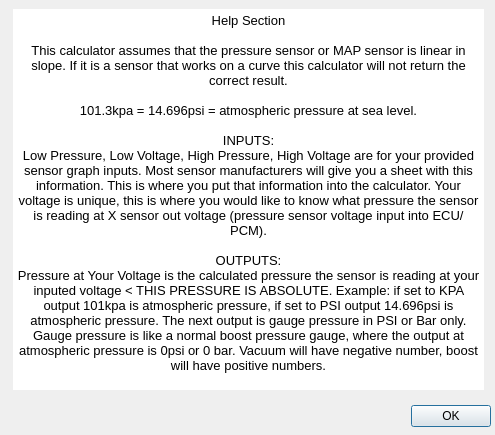
<?xml version="1.0" encoding="UTF-8"?>
<ui version="4.0">
 <class>helpPage</class>
 <widget class="QDialog" name="helpPage">
  <property name="geometry">
   <rect>
    <x>0</x>
    <y>0</y>
    <width>495</width>
    <height>435</height>
   </rect>
  </property>
  <property name="windowTitle">
   <string>Dialog</string>
  </property>
  <widget class="QDialogButtonBox" name="helpButtonBox">
   <property name="geometry">
    <rect>
     <x>150</x>
     <y>400</y>
     <width>341</width>
     <height>32</height>
    </rect>
   </property>
   <property name="orientation">
    <enum>Qt::Orientation::Horizontal</enum>
   </property>
   <property name="standardButtons">
    <set>QDialogButtonBox::StandardButton::Ok</set>
   </property>
   <property name="centerButtons">
    <bool>false</bool>
   </property>
  </widget>
  <widget class="QTextEdit" name="textEdit">
   <property name="geometry">
    <rect>
     <x>13</x>
     <y>9</y>
     <width>471</width>
     <height>381</height>
    </rect>
   </property>
   <property name="frameShape">
    <enum>QFrame::Shape::NoFrame</enum>
   </property>
   <property name="html">
    <string>&lt;!DOCTYPE HTML PUBLIC &quot;-//W3C//DTD HTML 4.0//EN&quot; &quot;http://www.w3.org/TR/REC-html40/strict.dtd&quot;&gt;
&lt;html&gt;&lt;head&gt;&lt;meta name=&quot;qrichtext&quot; content=&quot;1&quot; /&gt;&lt;meta charset=&quot;utf-8&quot; /&gt;&lt;style type=&quot;text/css&quot;&gt;
p, li { white-space: pre-wrap; }
hr { height: 1px; border-width: 0; }
li.unchecked::marker { content: &quot;\2610&quot;; }
li.checked::marker { content: &quot;\2612&quot;; }
&lt;/style&gt;&lt;/head&gt;&lt;body style=&quot; font-family:'Ubuntu'; font-size:10pt; font-weight:400; font-style:normal;&quot;&gt;
&lt;p align=&quot;center&quot; style=&quot; margin-top:0px; margin-bottom:0px; margin-left:0px; margin-right:0px; -qt-block-indent:0; text-indent:0px;&quot;&gt;Help Section&lt;/p&gt;
&lt;p align=&quot;center&quot; style=&quot;-qt-paragraph-type:empty; margin-top:0px; margin-bottom:0px; margin-left:0px; margin-right:0px; -qt-block-indent:0; text-indent:0px;&quot;&gt;&lt;br /&gt;&lt;/p&gt;
&lt;p align=&quot;center&quot; style=&quot; margin-top:0px; margin-bottom:0px; margin-left:0px; margin-right:0px; -qt-block-indent:0; text-indent:0px;&quot;&gt;This calculator assumes that the pressure sensor or MAP sensor is linear in slope. If it is a sensor that works on a curve this calculator will not return the correct result.&lt;/p&gt;
&lt;p align=&quot;center&quot; style=&quot;-qt-paragraph-type:empty; margin-top:0px; margin-bottom:0px; margin-left:0px; margin-right:0px; -qt-block-indent:0; text-indent:0px;&quot;&gt;&lt;br /&gt;&lt;/p&gt;
&lt;p align=&quot;center&quot; style=&quot; margin-top:0px; margin-bottom:0px; margin-left:0px; margin-right:0px; -qt-block-indent:0; text-indent:0px;&quot;&gt;101.3kpa = 14.696psi = atmospheric pressure at sea level.&lt;br /&gt;&lt;/p&gt;
&lt;p align=&quot;center&quot; style=&quot; margin-top:0px; margin-bottom:0px; margin-left:0px; margin-right:0px; -qt-block-indent:0; text-indent:0px;&quot;&gt;INPUTS:&lt;br /&gt;Low Pressure, Low Voltage, High Pressure, High Voltage are for your provided sensor graph inputs. Most sensor manufacturers will give you a sheet with this information. This is where you put that information into the calculator. Your voltage is unique, this is where you would like to know what pressure the sensor is reading at X sensor out voltage (pressure sensor voltage input into ECU/PCM).&lt;br /&gt;&lt;br /&gt;OUTPUTS:&lt;br /&gt;Pressure at Your Voltage is the calculated pressure the sensor is reading at your inputed voltage &amp;lt; THIS PRESSURE IS ABSOLUTE. Example: if set to KPA output 101kpa is atmospheric pressure, if set to PSI output 14.696psi is atmospheric pressure. The next output is gauge pressure in PSI or Bar only. Gauge pressure is like a normal boost pressure gauge, where the output at atmospheric pressure is 0psi or 0 bar. Vacuum will have negative number, boost will have positive numbers.&lt;/p&gt;&lt;/body&gt;&lt;/html&gt;</string>
   </property>
  </widget>
 </widget>
 <resources/>
 <connections>
  <connection>
   <sender>helpButtonBox</sender>
   <signal>accepted()</signal>
   <receiver>helpPage</receiver>
   <slot>accept()</slot>
   <hints>
    <hint type="sourcelabel">
     <x>248</x>
     <y>254</y>
    </hint>
    <hint type="destinationlabel">
     <x>157</x>
     <y>274</y>
    </hint>
   </hints>
  </connection>
  <connection>
   <sender>helpButtonBox</sender>
   <signal>rejected()</signal>
   <receiver>helpPage</receiver>
   <slot>reject()</slot>
   <hints>
    <hint type="sourcelabel">
     <x>316</x>
     <y>260</y>
    </hint>
    <hint type="destinationlabel">
     <x>286</x>
     <y>274</y>
    </hint>
   </hints>
  </connection>
 </connections>
</ui>
